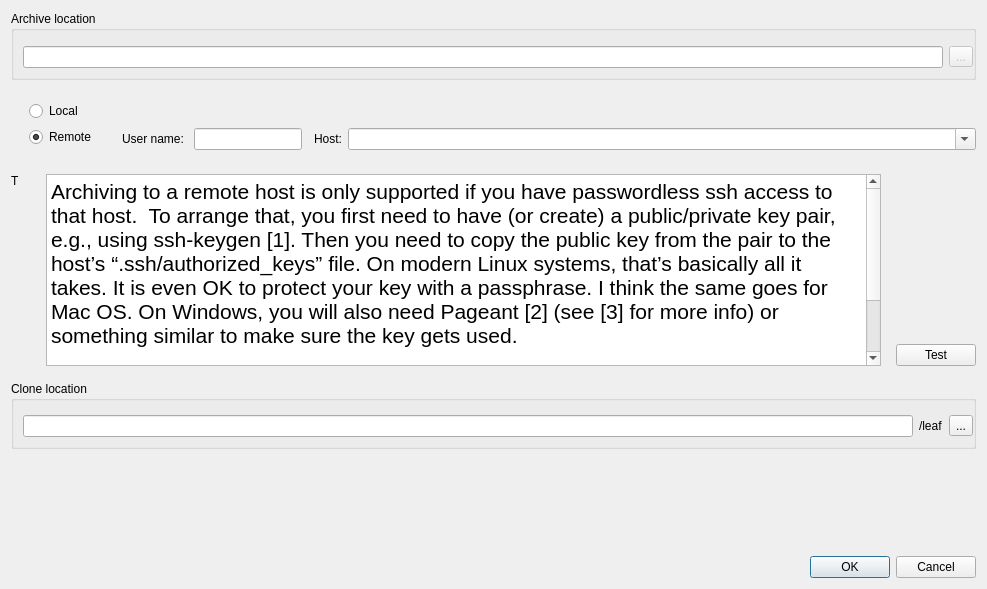
<?xml version="1.0" encoding="UTF-8"?>
<ui version="4.0">
 <class>cloneBookDialog</class>
 <widget class="QDialog" name="cloneBookDialog">
  <property name="geometry">
   <rect>
    <x>0</x>
    <y>0</y>
    <width>987</width>
    <height>589</height>
   </rect>
  </property>
  <property name="windowTitle">
   <string>Clone hosted notebook</string>
  </property>
  <layout class="QVBoxLayout" name="verticalLayout">
   <item>
    <widget class="QGroupBox" name="groupBox">
     <property name="title">
      <string>Archive location</string>
     </property>
     <layout class="QHBoxLayout" name="horizontalLayout_2">
      <property name="topMargin">
       <number>15</number>
      </property>
      <property name="rightMargin">
       <number>0</number>
      </property>
      <item>
       <widget class="QLineEdit" name="alocation"/>
      </item>
      <item>
       <widget class="QToolButton" name="abrowse">
        <property name="enabled">
         <bool>false</bool>
        </property>
        <property name="text">
         <string>...</string>
        </property>
       </widget>
      </item>
     </layout>
    </widget>
   </item>
   <item>
    <widget class="QWidget" name="widget_5" native="true">
     <layout class="QGridLayout" name="gridLayout">
      <property name="margin">
       <number>0</number>
      </property>
     </layout>
    </widget>
   </item>
   <item>
    <widget class="QWidget" name="widget_2" native="true">
     <layout class="QHBoxLayout" name="horizontalLayout">
      <property name="leftMargin">
       <number>18</number>
      </property>
      <property name="rightMargin">
       <number>0</number>
      </property>
      <item>
       <widget class="QWidget" name="widget" native="true">
        <layout class="QVBoxLayout" name="verticalLayout_2">
         <property name="spacing">
          <number>6</number>
         </property>
         <property name="leftMargin">
          <number>0</number>
         </property>
         <property name="topMargin">
          <number>0</number>
         </property>
         <property name="rightMargin">
          <number>0</number>
         </property>
         <property name="bottomMargin">
          <number>3</number>
         </property>
         <item>
          <widget class="QRadioButton" name="local">
           <property name="text">
            <string>Local</string>
           </property>
           <property name="checked">
            <bool>false</bool>
           </property>
          </widget>
         </item>
         <item>
          <widget class="QRadioButton" name="remote">
           <property name="text">
            <string>Remote</string>
           </property>
           <property name="checked">
            <bool>true</bool>
           </property>
          </widget>
         </item>
        </layout>
       </widget>
      </item>
      <item>
       <widget class="QWidget" name="widget_3" native="true">
        <layout class="QVBoxLayout" name="verticalLayout_3">
         <property name="spacing">
          <number>0</number>
         </property>
         <property name="leftMargin">
          <number>20</number>
         </property>
         <property name="topMargin">
          <number>0</number>
         </property>
         <property name="rightMargin">
          <number>0</number>
         </property>
         <property name="bottomMargin">
          <number>0</number>
         </property>
         <item>
          <spacer name="verticalSpacer_2">
           <property name="orientation">
            <enum>Qt::Vertical</enum>
           </property>
           <property name="sizeType">
            <enum>QSizePolicy::MinimumExpanding</enum>
           </property>
           <property name="sizeHint" stdset="0">
            <size>
             <width>20</width>
             <height>0</height>
            </size>
           </property>
          </spacer>
         </item>
         <item>
          <widget class="QWidget" name="widget_4" native="true">
           <property name="enabled">
            <bool>true</bool>
           </property>
           <layout class="QHBoxLayout" name="horizontalLayout_5" stretch="0,0,0,0,1">
            <property name="sizeConstraint">
             <enum>QLayout::SetDefaultConstraint</enum>
            </property>
            <property name="margin">
             <number>0</number>
            </property>
            <item>
             <widget class="QLabel" name="label">
              <property name="text">
               <string>User name: </string>
              </property>
             </widget>
            </item>
            <item>
             <widget class="QLineEdit" name="username"/>
            </item>
            <item>
             <widget class="QWidget" name="widget_8" native="true"/>
            </item>
            <item>
             <widget class="QLabel" name="label_4">
              <property name="sizePolicy">
               <sizepolicy hsizetype="Minimum" vsizetype="Minimum">
                <horstretch>0</horstretch>
                <verstretch>0</verstretch>
               </sizepolicy>
              </property>
              <property name="text">
               <string>Host:</string>
              </property>
             </widget>
            </item>
            <item>
             <widget class="QComboBox" name="host">
              <property name="sizePolicy">
               <sizepolicy hsizetype="Expanding" vsizetype="Fixed">
                <horstretch>0</horstretch>
                <verstretch>0</verstretch>
               </sizepolicy>
              </property>
              <property name="editable">
               <bool>true</bool>
              </property>
             </widget>
            </item>
           </layout>
          </widget>
         </item>
        </layout>
       </widget>
      </item>
     </layout>
    </widget>
   </item>
   <item>
    <widget class="QWidget" name="caution" native="true">
     <layout class="QHBoxLayout" name="horizontalLayout_6">
      <property name="leftMargin">
       <number>0</number>
      </property>
      <property name="rightMargin">
       <number>0</number>
      </property>
      <item>
       <widget class="QWidget" name="widget_6" native="true">
        <layout class="QVBoxLayout" name="verticalLayout_6">
         <property name="leftMargin">
          <number>0</number>
         </property>
         <property name="topMargin">
          <number>0</number>
         </property>
         <property name="bottomMargin">
          <number>0</number>
         </property>
         <item>
          <widget class="QLabel" name="cautionIcon">
           <property name="text">
            <string>T</string>
           </property>
          </widget>
         </item>
         <item>
          <spacer name="verticalSpacer_4">
           <property name="orientation">
            <enum>Qt::Vertical</enum>
           </property>
           <property name="sizeType">
            <enum>QSizePolicy::MinimumExpanding</enum>
           </property>
           <property name="sizeHint" stdset="0">
            <size>
             <width>20</width>
             <height>0</height>
            </size>
           </property>
          </spacer>
         </item>
        </layout>
       </widget>
      </item>
      <item>
       <widget class="QTextEdit" name="infoText">
        <property name="sizePolicy">
         <sizepolicy hsizetype="Expanding" vsizetype="MinimumExpanding">
          <horstretch>0</horstretch>
          <verstretch>200</verstretch>
         </sizepolicy>
        </property>
        <property name="minimumSize">
         <size>
          <width>0</width>
          <height>0</height>
         </size>
        </property>
        <property name="readOnly">
         <bool>true</bool>
        </property>
        <property name="html">
         <string>&lt;!DOCTYPE HTML PUBLIC &quot;-//W3C//DTD HTML 4.0//EN&quot; &quot;http://www.w3.org/TR/REC-html40/strict.dtd&quot;&gt;
&lt;html&gt;&lt;head&gt;&lt;meta name=&quot;qrichtext&quot; content=&quot;1&quot; /&gt;&lt;style type=&quot;text/css&quot;&gt;
p, li { white-space: pre-wrap; }
&lt;/style&gt;&lt;/head&gt;&lt;body style=&quot; font-family:'Sans'; font-size:16pt; font-weight:400; font-style:normal;&quot;&gt;
&lt;p style=&quot; margin-top:0px; margin-bottom:0px; margin-left:0px; margin-right:0px; -qt-block-indent:0; text-indent:0px;&quot;&gt;Archiving to a remote host is only supported if you have passwordless ssh access to that host.  To arrange that, you first need to have (or create) a public/private key pair, e.g., using ssh-keygen [1]. Then you need to copy the public key from the pair to the host’s “.ssh/authorized_keys” file. On modern Linux systems, that’s basically all it takes. It is even OK to protect your key with a passphrase. I think the same goes for Mac OS. On Windows, you will also need Pageant [2] (see [3] for more info) or something similar to make sure the key gets used.&lt;/p&gt;
&lt;p style=&quot;-qt-paragraph-type:empty; margin-top:0px; margin-bottom:0px; margin-left:0px; margin-right:0px; -qt-block-indent:0; text-indent:0px;&quot;&gt;&lt;br /&gt;&lt;/p&gt;
&lt;p style=&quot; margin-top:0px; margin-bottom:0px; margin-left:0px; margin-right:0px; -qt-block-indent:0; text-indent:0px;&quot;&gt;[1] https://help.ubuntu.com/community/SSH/OpenSSH/Keys&lt;/p&gt;
&lt;p style=&quot; margin-top:0px; margin-bottom:0px; margin-left:0px; margin-right:0px; -qt-block-indent:0; text-indent:0px;&quot;&gt;[2] http://www.chiark.greenend.org.uk/~sgtatham/putty/download.html&lt;/p&gt;
&lt;p style=&quot; margin-top:0px; margin-bottom:0px; margin-left:0px; margin-right:0px; -qt-block-indent:0; text-indent:0px;&quot;&gt;[3] http://the.earth.li/~sgtatham/putty/0.58/htmldoc/Chapter9.html&lt;/p&gt;&lt;/body&gt;&lt;/html&gt;</string>
        </property>
       </widget>
      </item>
      <item>
       <widget class="QWidget" name="widget_7" native="true">
        <layout class="QVBoxLayout" name="verticalLayout_5">
         <property name="spacing">
          <number>0</number>
         </property>
         <property name="topMargin">
          <number>0</number>
         </property>
         <property name="rightMargin">
          <number>0</number>
         </property>
         <property name="bottomMargin">
          <number>0</number>
         </property>
         <item>
          <spacer name="verticalSpacer_3">
           <property name="orientation">
            <enum>Qt::Vertical</enum>
           </property>
           <property name="sizeHint" stdset="0">
            <size>
             <width>20</width>
             <height>0</height>
            </size>
           </property>
          </spacer>
         </item>
         <item>
          <widget class="QPushButton" name="test">
           <property name="text">
            <string>Test</string>
           </property>
          </widget>
         </item>
        </layout>
       </widget>
      </item>
     </layout>
    </widget>
   </item>
   <item>
    <widget class="QGroupBox" name="groupBox_2">
     <property name="title">
      <string>Clone location</string>
     </property>
     <layout class="QHBoxLayout" name="horizontalLayout_4">
      <property name="leftMargin">
       <number>9</number>
      </property>
      <property name="topMargin">
       <number>14</number>
      </property>
      <property name="rightMargin">
       <number>0</number>
      </property>
      <property name="bottomMargin">
       <number>9</number>
      </property>
      <item>
       <widget class="QLineEdit" name="location"/>
      </item>
      <item>
       <widget class="QLabel" name="leaf">
        <property name="text">
         <string>/leaf</string>
        </property>
       </widget>
      </item>
      <item>
       <widget class="QToolButton" name="browse">
        <property name="text">
         <string>...</string>
        </property>
       </widget>
      </item>
     </layout>
    </widget>
   </item>
   <item>
    <spacer name="verticalSpacer">
     <property name="orientation">
      <enum>Qt::Vertical</enum>
     </property>
     <property name="sizeHint" stdset="0">
      <size>
       <width>20</width>
       <height>1000</height>
      </size>
     </property>
    </spacer>
   </item>
   <item>
    <widget class="QDialogButtonBox" name="buttonBox">
     <property name="orientation">
      <enum>Qt::Horizontal</enum>
     </property>
     <property name="standardButtons">
      <set>QDialogButtonBox::Cancel|QDialogButtonBox::Ok</set>
     </property>
    </widget>
   </item>
  </layout>
 </widget>
 <resources/>
 <connections>
  <connection>
   <sender>buttonBox</sender>
   <signal>accepted()</signal>
   <receiver>cloneBookDialog</receiver>
   <slot>accept()</slot>
   <hints>
    <hint type="sourcelabel">
     <x>254</x>
     <y>579</y>
    </hint>
    <hint type="destinationlabel">
     <x>138</x>
     <y>366</y>
    </hint>
   </hints>
  </connection>
  <connection>
   <sender>buttonBox</sender>
   <signal>rejected()</signal>
   <receiver>cloneBookDialog</receiver>
   <slot>reject()</slot>
   <hints>
    <hint type="sourcelabel">
     <x>322</x>
     <y>579</y>
    </hint>
    <hint type="destinationlabel">
     <x>248</x>
     <y>366</y>
    </hint>
   </hints>
  </connection>
  <connection>
   <sender>remote</sender>
   <signal>toggled(bool)</signal>
   <receiver>widget_4</receiver>
   <slot>setEnabled(bool)</slot>
   <hints>
    <hint type="sourcelabel">
     <x>74</x>
     <y>175</y>
    </hint>
    <hint type="destinationlabel">
     <x>406</x>
     <y>178</y>
    </hint>
   </hints>
  </connection>
  <connection>
   <sender>local</sender>
   <signal>toggled(bool)</signal>
   <receiver>abrowse</receiver>
   <slot>setEnabled(bool)</slot>
   <hints>
    <hint type="sourcelabel">
     <x>97</x>
     <y>138</y>
    </hint>
    <hint type="destinationlabel">
     <x>657</x>
     <y>74</y>
    </hint>
   </hints>
  </connection>
  <connection>
   <sender>alocation</sender>
   <signal>textChanged(QString)</signal>
   <receiver>cloneBookDialog</receiver>
   <slot>updateLocation(QString)</slot>
   <hints>
    <hint type="sourcelabel">
     <x>135</x>
     <y>51</y>
    </hint>
    <hint type="destinationlabel">
     <x>150</x>
     <y>207</y>
    </hint>
   </hints>
  </connection>
  <connection>
   <sender>abrowse</sender>
   <signal>clicked()</signal>
   <receiver>cloneBookDialog</receiver>
   <slot>abrowse()</slot>
   <hints>
    <hint type="sourcelabel">
     <x>657</x>
     <y>74</y>
    </hint>
    <hint type="destinationlabel">
     <x>500</x>
     <y>366</y>
    </hint>
   </hints>
  </connection>
  <connection>
   <sender>browse</sender>
   <signal>clicked()</signal>
   <receiver>cloneBookDialog</receiver>
   <slot>browse()</slot>
   <hints>
    <hint type="sourcelabel">
     <x>657</x>
     <y>474</y>
    </hint>
    <hint type="destinationlabel">
     <x>359</x>
     <y>230</y>
    </hint>
   </hints>
  </connection>
  <connection>
   <sender>remote</sender>
   <signal>toggled(bool)</signal>
   <receiver>caution</receiver>
   <slot>setVisible(bool)</slot>
   <hints>
    <hint type="sourcelabel">
     <x>35</x>
     <y>168</y>
    </hint>
    <hint type="destinationlabel">
     <x>333</x>
     <y>298</y>
    </hint>
   </hints>
  </connection>
 </connections>
 <slots>
  <slot>updateLocation(QString)</slot>
  <slot>abrowse()</slot>
  <slot>browse()</slot>
 </slots>
</ui>
